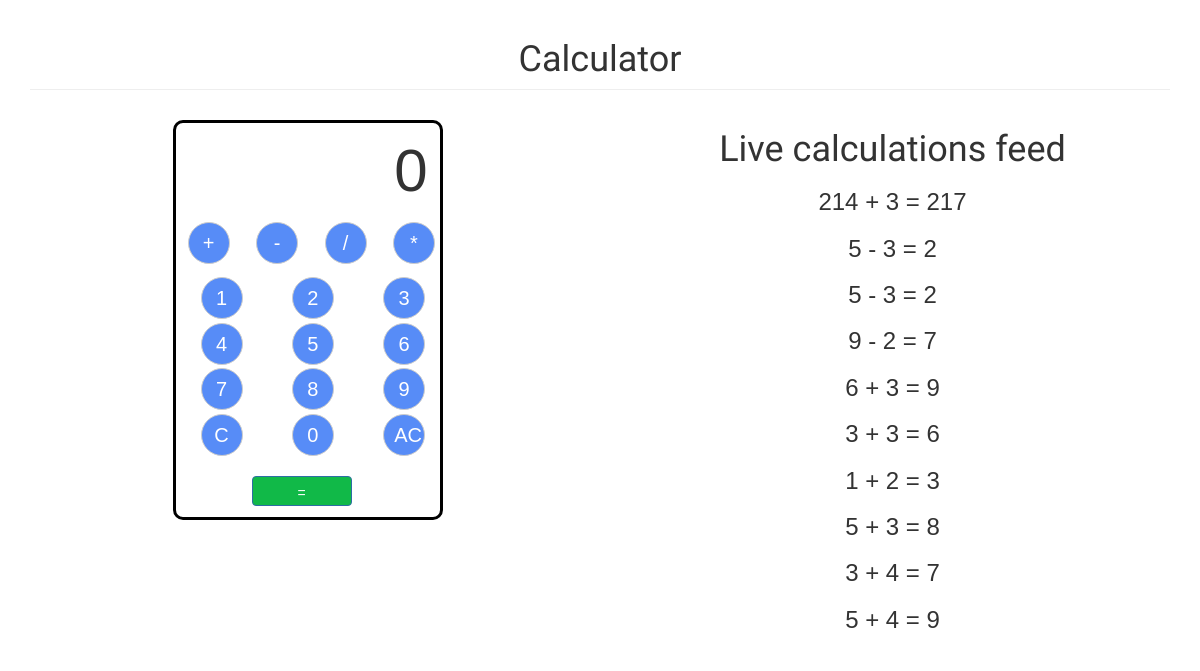
The app's page / (signed in), older data.
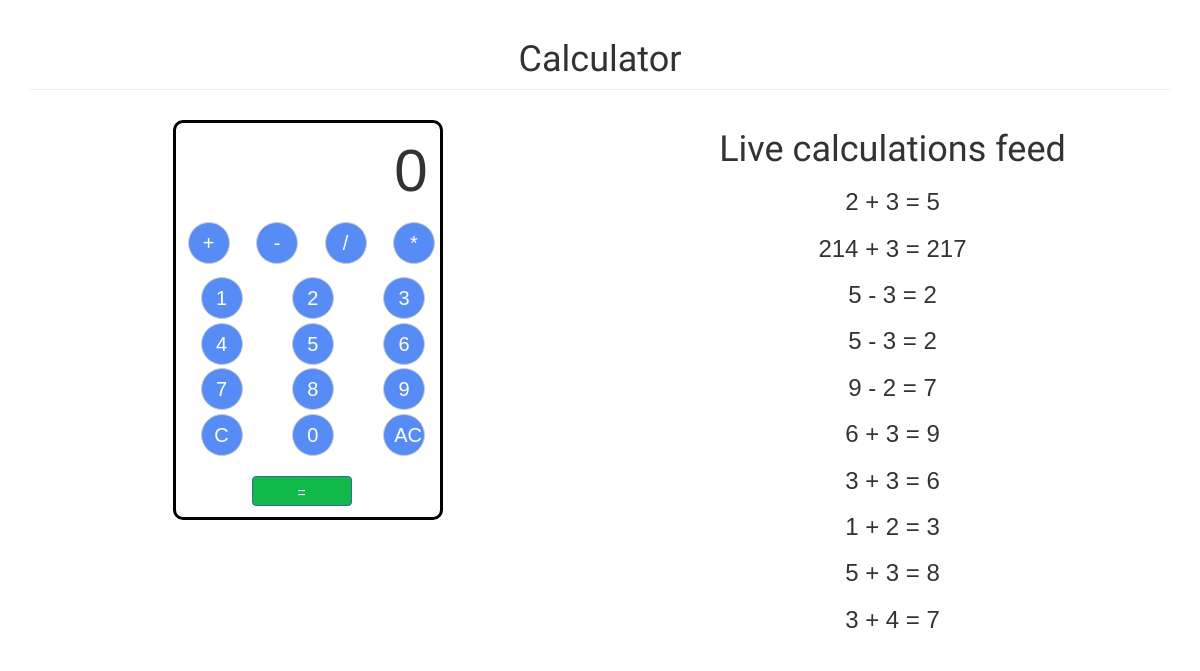
The same page, newer data.
### calcapp/models.py (models this page shows, shortened)
class Calculations(models.Model):
	calcEntries = models.CharField(max_length=200, blank=False,null=False)
	user = models.ForeignKey(User, blank=True, null=True)
	timestamp = models.DateTimeField(default=timezone.now, db_index=True)

### calcapp/views.py (the view)
# urls.py: url(r'^$', views.querySave, name='querySave'),
@csrf_exempt
def querySave(request):
	context_dict = {}
	if request.method == 'POST':
		queryString = request.POST.get('query_value')
		calcQuery = Calculations.objects.create(calcEntries=queryString)
		return  render(request,'index.html')
	if "no_of_entries" in request.session:
		cal = Calculations.objects.latest('id')
		print cal.id, "dskndfkjnskfnskdfnskndf"
		entries = int(cal.id) - int(request.session['no_of_entries'])
		print entries, "dksdkjsfkns"
		if int(entries) > 10:
			entries = 10
		calcEntries =  Calculations.objects.order_by('-timestamp')[:entries]
		context_dict['queries'] = calcEntries
	else:
		cal = Calculations.objects.latest('id')
		request.session['no_of_entries'] = cal.id
	return  render(request, 'index.html', context_dict)

### calcapp/templates/index.html (shortened to what this page needs)
{% load staticfiles %}
{% load cache %}
<!DOCTYPE html>
<html>
	<head>
		<link rel="stylesheet" href="https://maxcdn.bootstrapcdn.com/bootstrap/3.3.6/css/bootstrap.min.css">
		<link rel="stylesheet" href="{% static "calcapp/css/style.css" %}" />
	</head>
	<body>
		<div class="container">
        <div class="row">
            <div class="col-lg-12">
                <h1 id="headingfont" class="page-header text-center">Calculator
                </h1>
            </div>
        </div>
		<div class="row">
		<div class="col-md-6 portfolio-item">
		<div id="calculator">
			<div id="total">
			</div>
			<div id="operators">
				<div class="row">
				<div class="col-sm-3">
				<a><button type="button" class="btn btn-default btn-sm btn-round">+</button></a></div>
				<div class="col-sm-3"><a><button type="button" class="btn btn-default btn-sm btn-round">-</button></a></div>
				<div class="col-sm-3"><a><button type="button" class="btn btn-default btn-sm btn-round">/</button></a></div>
				<div class="col-sm-3"><a><button type="button" class="btn btn-default btn-sm btn-round">*</button></a></div>
				</div>
			</div>
			<div id="numbers">
			<div class="row">
				<div class="col-sm-4"><a><button type="button" class="btn btn-default btn-sm btn-round">1</button></a></div>
				<div class="col-sm-4"><a><button type="button" class="btn btn-default btn-sm btn-round">2</button></a></div>
				<div class="col-sm-4"><a><button type="button" class="btn btn-default btn-sm btn-round">3</button></a></div>
			</div>
			<div class="row">
				<div class="col-sm-4"><a><button type="button" class="btn btn-default btn-sm btn-round">4</button></a></div>
				<div class="col-sm-4"><a><button type="button" class="btn btn-default btn-sm btn-round">5</button></a></div>
				<div class="col-sm-4"><a><button type="button" class="btn btn-default btn-sm btn-round">6</button></a></div>
			</div>
			<div class="row">
				<div class="col-sm-4"><a><button type="button" class="btn btn-default btn-sm btn-round">7</button></a></div>
				<div class="col-sm-4"><a><button type="button" class="btn btn-default btn-sm btn-round">8</button></a></div>
				<div class="col-sm-4"><a><button type="button" class="btn btn-default btn-sm btn-round">9</button></a></div>
			</div>
			<div class="row">
				<div class="col-sm-4"><a id="clear"><button type="button" class="btn btn-default btn-sm btn-round">C</button></a></div>
				<div class="col-sm-4"><a><button type="button" class="btn btn-default btn-sm btn-round">0</button></a></div>
				<div class="col-sm-3"><a id="clearall"><button type="button" class="btn btn-default btn-sm btn-round">AC</button></a></div>
			</div>
			</div>
			<div class="row">
			<div class="col-sm-12 col-sm-offset-3">
			<a id="equals" class="btn btn-primary equalsign">=</a>
			</div>
			</div>
		</div>
		</div>
		<div class="col-md-6 text-center portfolio-item">
		<div id="livequery">
		<h1 class="text-center">Live calculations feed
                </h1>
		<div id="chatbox" style="font-size: 14pt;">
			{% if queries %}
			{% for query in queries %}
			<p><h3>{{query.calcEntries}}</h3></p>
			{% endfor %}
			{% endif %}
		</div>
		</div>
		</div>
		</div>
		</div>
	</body>
</html>

Row changes from the older to the newer data that the page shows:
no longer on this page (row unchanged): Calculations: calcEntries "5 + 4 = 9"
added Calculations: calcEntries "2 + 3 = 5"
